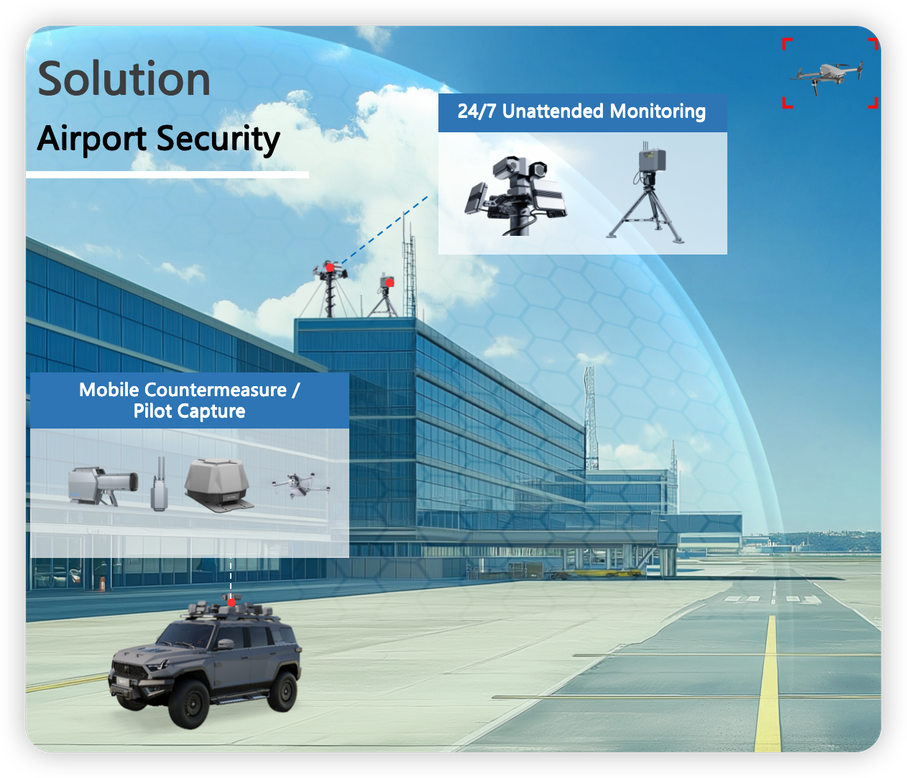
#> input picture data/raw/images/1.2solution for airport security_C.png, 907 x 778 px, shrunk from 1262 x 1082 before the run, found by its file name; its folder holds only this picture in this run
$ python add_border.py
#> lines starting #> are read from the running program, lines starting #| are printed output that depends on the picture
# File: src/utils/add_border.py

from PIL import Image, ImageOps
import os

def add_uniform_border(input_path, output_path, border_size=20, border_color=(255, 255, 255)):
    """
    Adds a fixed border around the image without resizing or cropping.
    border_size: the thickness in pixels of the border.
    border_color: an (R, G, B) tuple for the border color (white by default).
    """
#> called with border_size = 20, border_color = (255, 255, 255)
    with Image.open(input_path) as img:
        # Convert image to RGB if needed (JPEG doesn't support transparency)
#> img is the input picture: PIL image 907x778 RGBA; mean R, G, B, A 114.3, 151.6, 165.2, 226
        if img.mode != "RGB":
            img = img.convert("RGB")
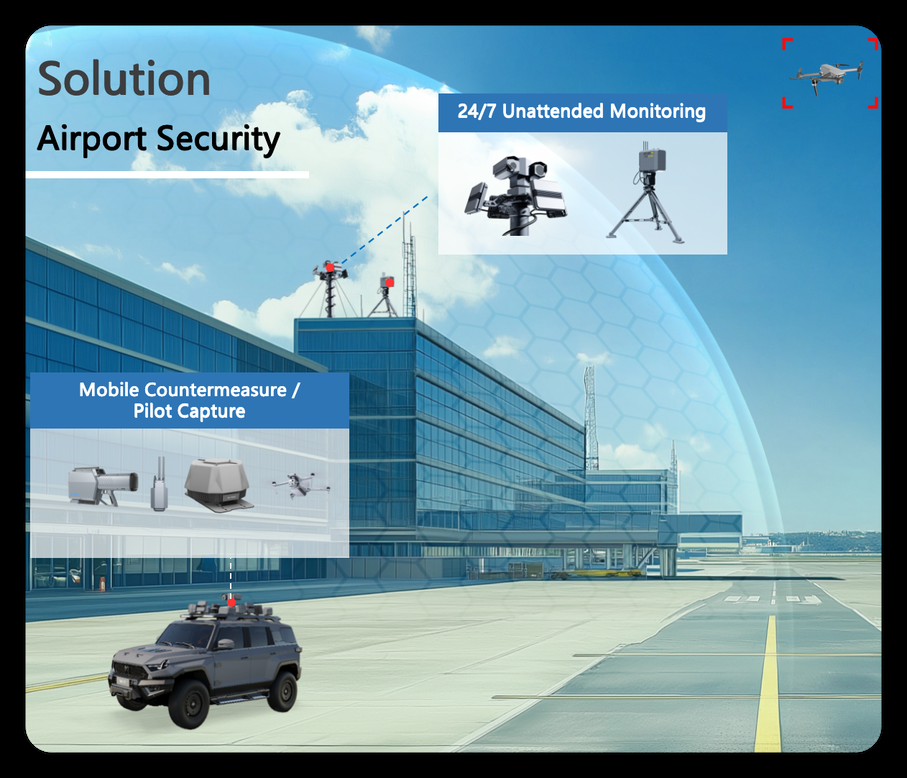
#> img: PIL image 907x778 RGB; mean R, G, B 114.3, 151.6, 165.2

        # Use ImageOps.expand to add a uniform border
        bordered_img = ImageOps.expand(img, border=border_size, fill=border_color)
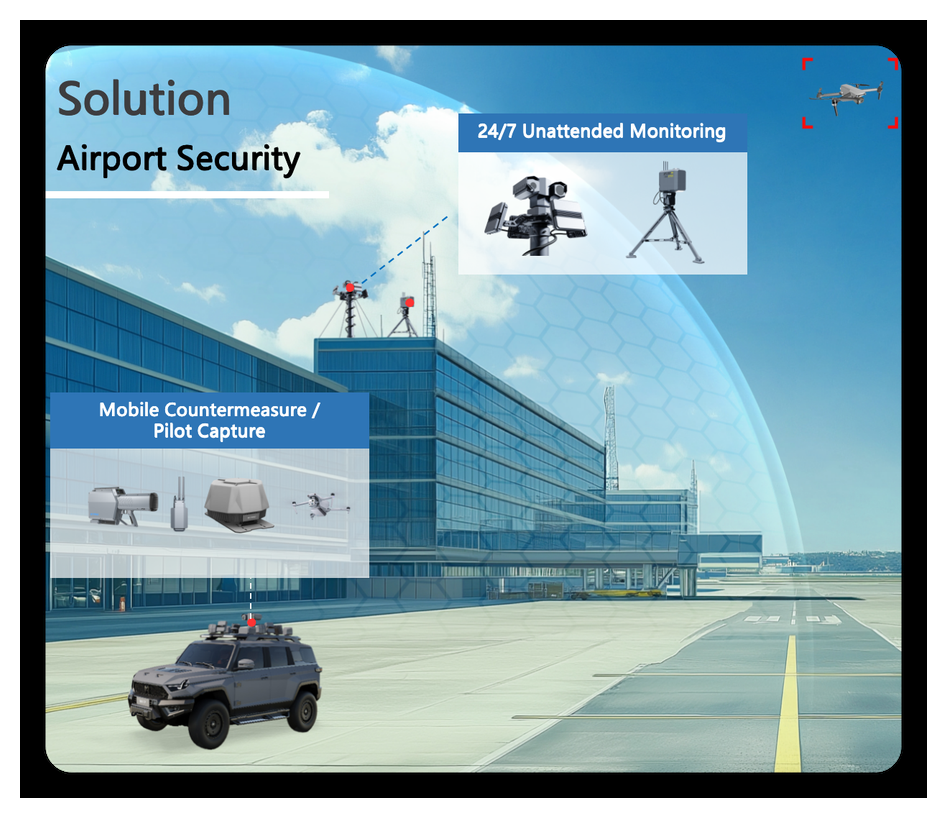
#> bordered_img: PIL image 947x818 RGB; mean R, G, B 126.9, 160.8, 173.2
        bordered_img.save(output_path)

if __name__ == "__main__":
    # Update these paths to your actual directories
    input_dir = "/Users/junluo/Documents/Send_Developing_Letters/data/raw/images"
    output_dir = "/Users/junluo/Documents/Send_Developing_Letters/data/raw/image_unified"
    border_size = 20

    # Check if the input directory exists; if not, print an error message and exit.
    if not os.path.exists(input_dir):
        print(f"Input directory '{input_dir}' not found. Please create it and add images.")
        exit(1)

    os.makedirs(output_dir, exist_ok=True)

    for filename in os.listdir(input_dir):
        if filename.lower().endswith(('.png', '.jpg', '.jpeg', '.bmp', '.gif')):
            input_path = os.path.join(input_dir, filename)
            output_path = os.path.join(output_dir, filename)
            add_uniform_border(input_path, output_path, border_size=border_size, border_color=(255,255,255))

$ run again, on data/raw/images/1.3 solution for event security.png
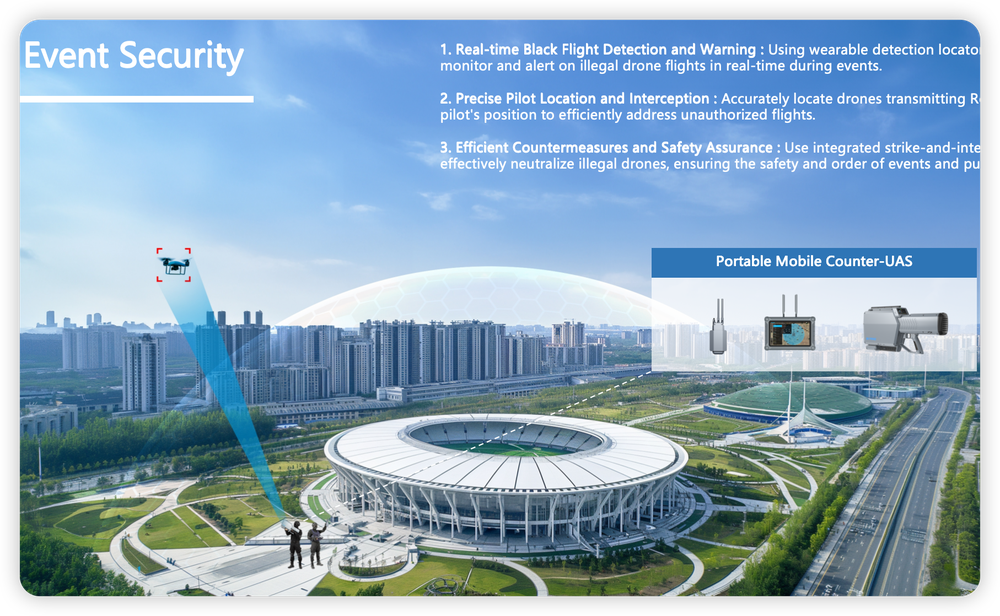
#> input picture data/raw/images/1.3 solution for event security.png, 1000 x 616 px, shrunk from 1814 x 1118 before the run, found by its file name
#> in add_uniform_border, img is the input picture: PIL image 1000x616 RGBA; mean R, G, B, A 117.4, 146.2, 167.9, 230.4
#> in add_uniform_border, `img = img.convert("RGB")`:
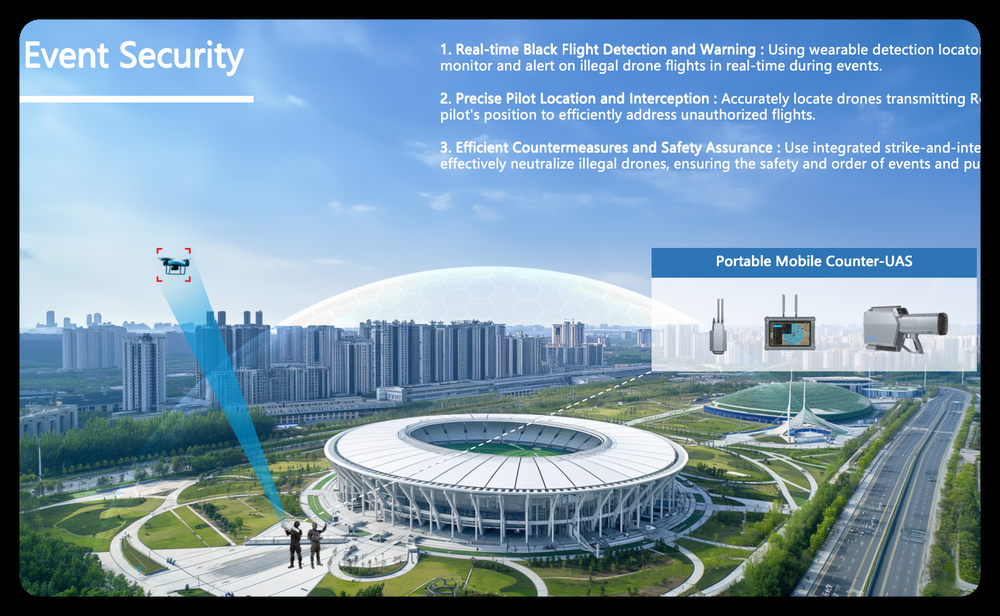
#> img: PIL image 1000x616 RGB; mean R, G, B 117.4, 146.2, 167.9
#> in add_uniform_border, `bordered_img = ImageOps.expand(img, border=border_size, fill=border_co..`:
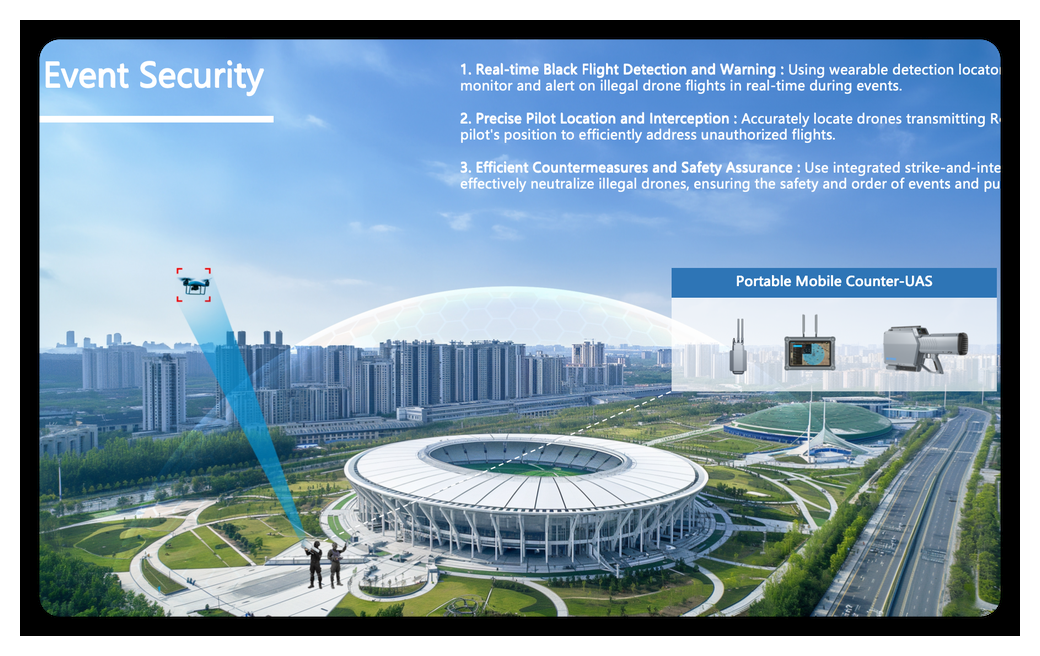
#> bordered_img: PIL image 1040x656 RGB; mean R, G, B 130.8, 156.8, 176.4

$ run again, on data/raw/images/1.4 solution for energe security.png
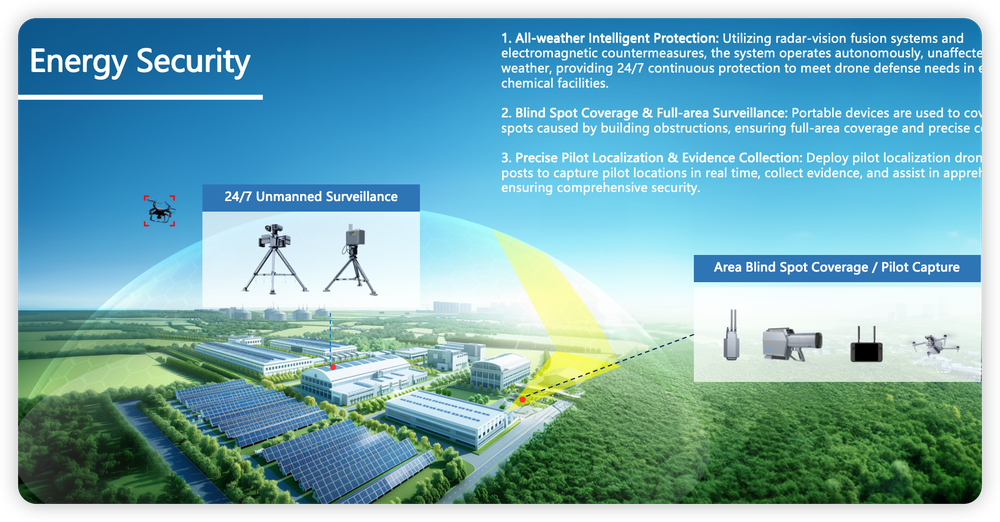
#> input picture data/raw/images/1.4 solution for energe security.png, 1000 x 522 px, shrunk from 1986 x 1036 before the run, found by its file name
#> in add_uniform_border, img is the input picture: PIL image 1000x522 RGBA; mean R, G, B, A 95.4, 147.8, 156.9, 230
#> in add_uniform_border, `img = img.convert("RGB")`:
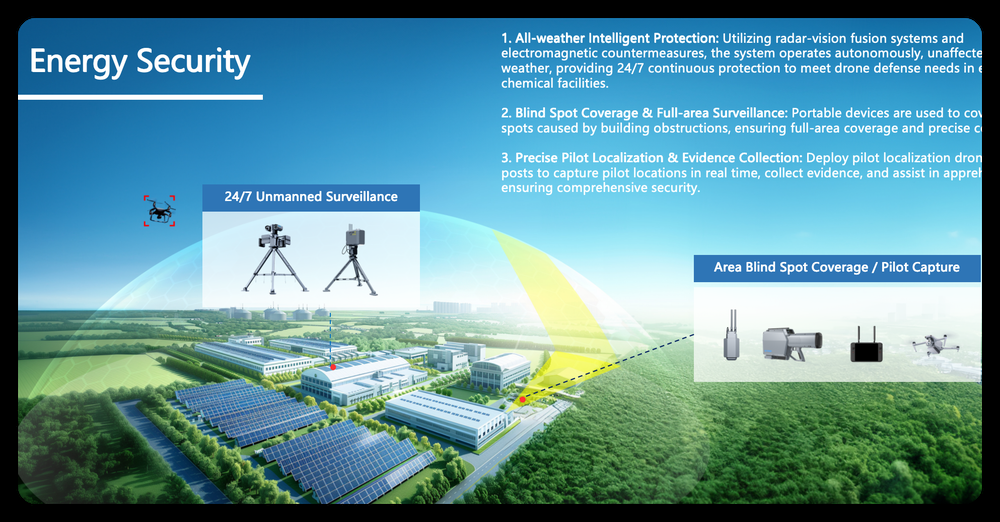
#> img: PIL image 1000x522 RGB; mean R, G, B 95.4, 147.8, 156.9
#> in add_uniform_border, `bordered_img = ImageOps.expand(img, border=border_size, fill=border_co..`:
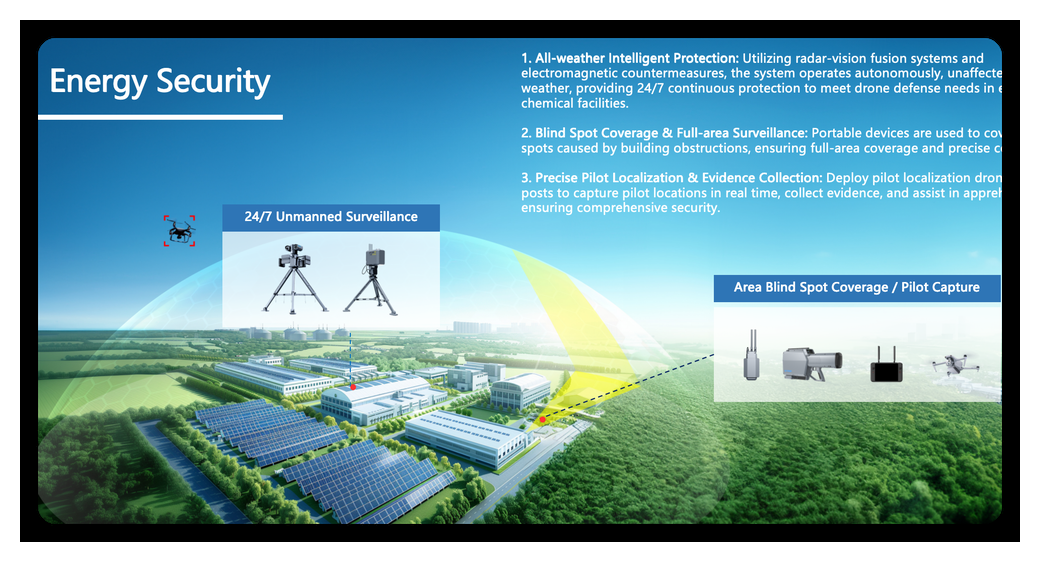
#> bordered_img: PIL image 1040x562 RGB; mean R, G, B 112.5, 159.3, 167.4

$ run again, on data/raw/images/1.5soluiton for VIPs security.png
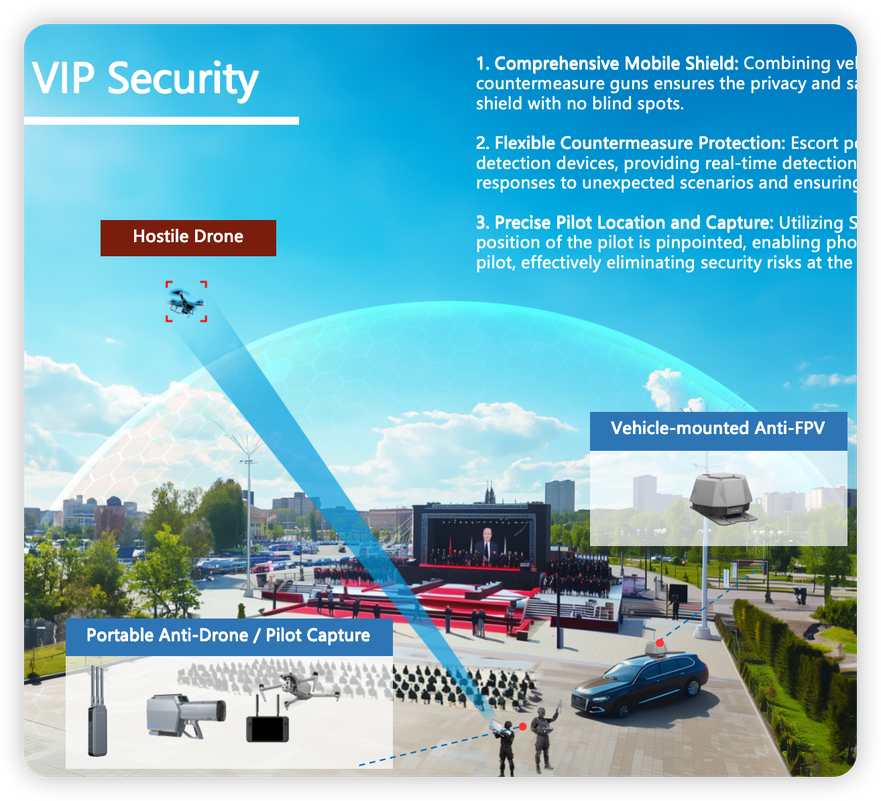
#> input picture data/raw/images/1.5soluiton for VIPs security.png, 881 x 801 px, shrunk from 1314 x 1194 before the run, found by its file name
#> in add_uniform_border, img is the input picture: PIL image 881x801 RGBA; mean R, G, B, A 97.9, 155.4, 172, 227.9
#> in add_uniform_border, `img = img.convert("RGB")`:
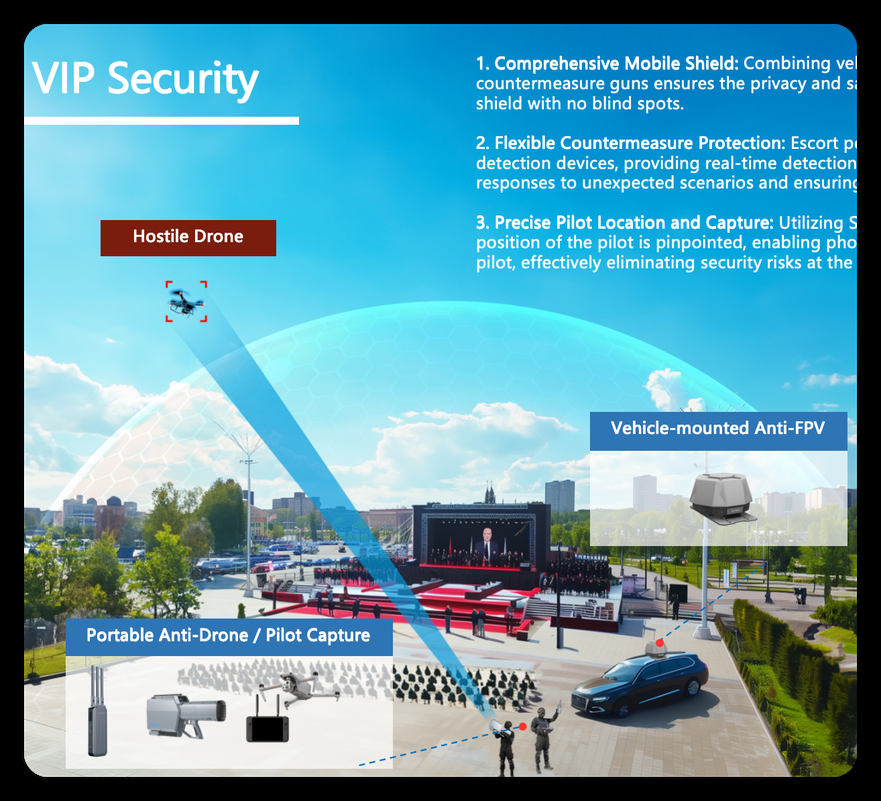
#> img: PIL image 881x801 RGB; mean R, G, B 97.9, 155.4, 172
#> in add_uniform_border, `bordered_img = ImageOps.expand(img, border=border_size, fill=border_co..`:
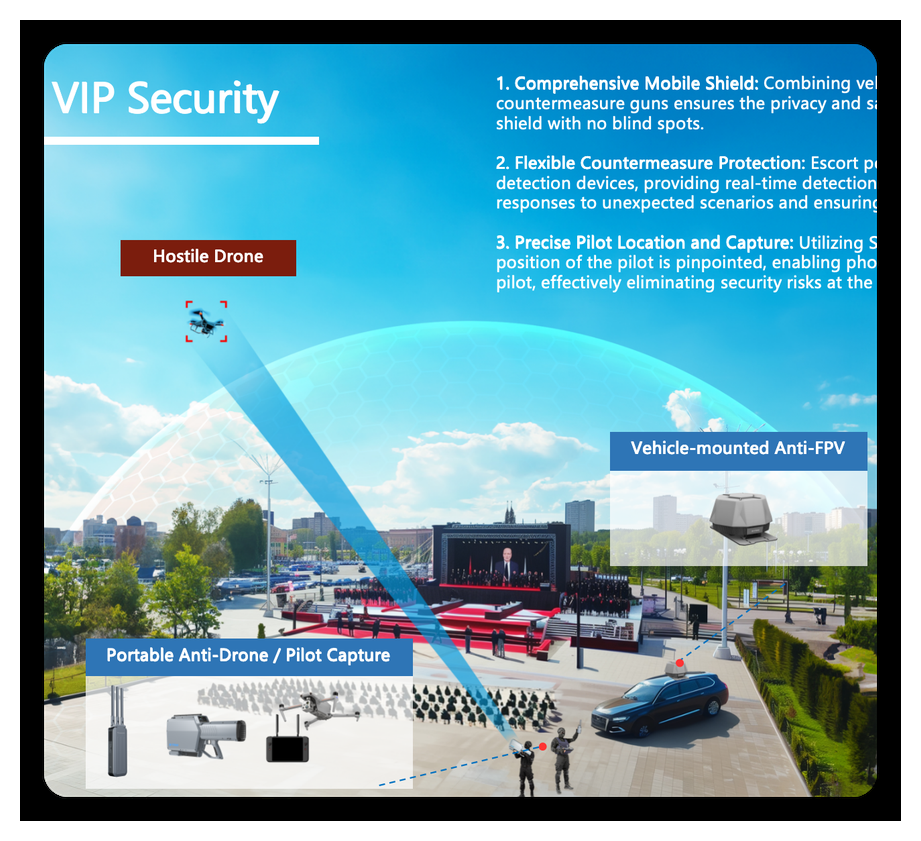
#> bordered_img: PIL image 921x841 RGB; mean R, G, B 111.9, 164.3, 179.4
